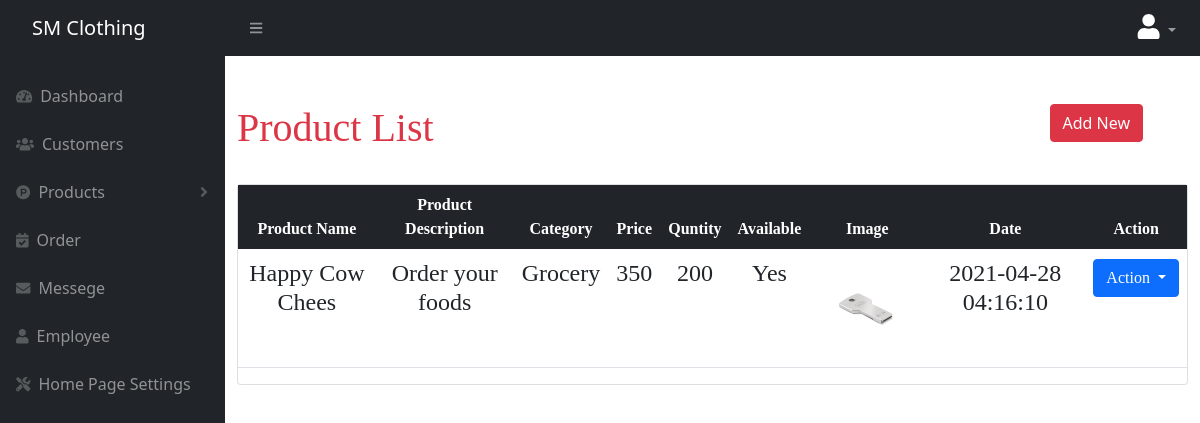
The page /dashboard/product.php (signed in) on the database its author committed.
### tables this page shows
CREATE TABLE `product` (
  `product_id` int(11) NOT NULL,
  `cat_id` int(255) NOT NULL,
  `product_name` varchar(255) NOT NULL,
  `description` varchar(255) NOT NULL,
  `price` int(255) NOT NULL,
  `qnt` int(255) NOT NULL,
  `image` varchar(255) NOT NULL,
  `trndate` datetime NOT NULL,
  `available` varchar(255) NOT NULL
);

CREATE TABLE `category` (
  `cat_id` int(11) NOT NULL,
  `cat_name` varchar(255) NOT NULL,
  `cat_image` varchar(255) NOT NULL
);

### dashboard/product.php (the view, shortened to what this page needs)
<?php require_once 'head.php'; ?>
            <div id="layoutSidenav_content">
                <main>
                    <div class="container-fluid">
                        <div class="row mt-5">
                            <div class="col-md-12">
                            <div class="row">
                                <div class="col-md-10">
                                  <h1 class="text-danger" style="font-family: \"Times New Roman\",Times, serif;"><a style="text-decoration:none;" class="text-danger" href="books.php">Product List</a></h1>
                                </div>
                                <div class="col-md-2">
                                  <button type="button" class="btn btn-danger" data-bs-toggle="modal" data-bs-target="#exampleModal">Add New</button>
                                </div>
                            </div>
                          </div>
                        </div>
                        <div class="row">
                        <div class="col-md-12 mt-4" style="font-family: \"Times New Roman\",Times, serif;">
                                    <div class="card">
                                        <div class="table-responsive">
                                            <table class="table v-middle text-center">
                                                <thead>
                                                    <tr class="bg-dark">
                                                        <th class="border-top-0 text-white">Product Name</th>
                                                        <th class="border-top-0 text-white">Product Description</th>
                                                        <th class="border-top-0 text-white">Category</th>
                                                        <th class="border-top-0 text-white">Price</th>
                                                        <th class="border-top-0 text-white">Quntity</th>
                                                        <th class="border-top-0 text-white">Available</th>
                                                        <th class="border-top-0 text-white">Image</th>
                                                        <th class="border-top-0 text-white">Date</th>
                                                        <th class="border-top-0 text-white">Action</th>
                                                    </tr>
                                                </thead>
                                                <?php $count=1;
                                                  $getproduct = "SELECT * FROM product";
                                                  $viewresult1 = mysqli_query($con, $getproduct);
                                                  ?>
                                                <tbody>
                                                    <?php while($row = mysqli_fetch_assoc($viewresult1)) {
                                                        $cat_id = $row['cat_id'];
                                                        $getcat = "SELECT * FROM category where cat_id = '$cat_id' ";
                                                        $viewresult = mysqli_query($con, $getcat);
                                                        $row1 = mysqli_fetch_assoc($viewresult);
                                                        $image = $row['image'];
                                                        $image_src = "../upload/product/".$image;?>
                                                    <tr>
                                                        <td><h4><?php echo $row['product_name']; ?></h4></td>
                                                        <td><h4><?php echo $row['description']; ?></h4></td>
                                                        <td><h4><?php echo $row1['cat_name']; ?></h4></td>
                                                        <td><h4><?php echo $row['price']; ?></h4></td>
                                                        <td><h4><?php echo $row['qnt']; ?></h4></td>
                                                        <td><h4><?php echo $row['available']; ?></h4></td>
                                                        <td><img width="100px" src='<?php echo $image_src; ?>'></td>
                                                        <td><h4><?php echo $row['trndate']; ?></h4></td>
                                                        <td>
                                                          <div class="dropdown">
                                                            <button class="btn btn-primary dropdown-toggle" type="button" id="dropdownMenuButton" data-toggle="dropdown" aria-haspopup="true" aria-expanded="false">
                                                              Action
                                                            </button>
                                                          </div>
                                                        </td>
                                                    </tr>
                                                    <?php   $count++; } ?>
                                                </tbody>
                                            </table>
                                        </div>
                                    </div>
                                </div>
                            </div>
                    </div>
                </main>
    </body>
</html>

### rows shown on the page
product: product_name "Happy Cow Chees", description "Order your foods", cat.cat_name "Grocery", price "350", qnt "200", available "Yes", image (picture), trndate "2021-04-28 04:16:10"
